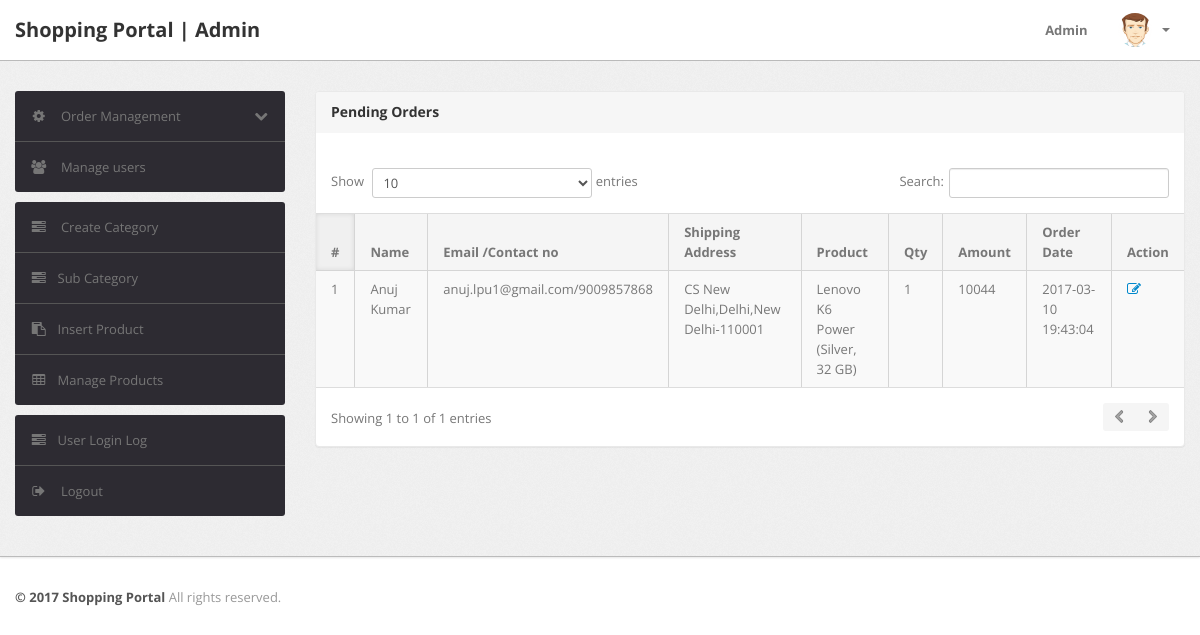
The app's page /shopping/shopping/admin/delivered-orders.php (signed in) with its own data.
### tables this page shows
CREATE TABLE `orders` (
  `id` int(11) NOT NULL,
  `userId` int(11) DEFAULT NULL,
  `productId` varchar(255) DEFAULT NULL,
  `quantity` int(11) DEFAULT NULL,
  `orderDate` timestamp NOT NULL DEFAULT CURRENT_TIMESTAMP,
  `paymentMethod` varchar(50) DEFAULT NULL,
  `orderStatus` varchar(55) DEFAULT NULL
);

CREATE TABLE `users` (
  `id` int(11) NOT NULL,
  `name` varchar(255) DEFAULT NULL,
  `email` varchar(255) DEFAULT NULL,
  `contactno` bigint(11) DEFAULT NULL,
  `password` varchar(255) DEFAULT NULL,
  `shippingAddress` longtext,
  `shippingState` varchar(255) DEFAULT NULL,
  `shippingCity` varchar(255) DEFAULT NULL,
  `shippingPincode` int(11) DEFAULT NULL,
  `billingAddress` longtext,
  `billingState` varchar(255) DEFAULT NULL,
  `billingCity` varchar(255) DEFAULT NULL,
  `billingPincode` int(11) DEFAULT NULL,
  `regDate` timestamp NOT NULL DEFAULT CURRENT_TIMESTAMP,
  `updationDate` varchar(255) DEFAULT NULL
);

CREATE TABLE `products` (
  `id` int(11) NOT NULL,
  `category` int(11) NOT NULL,
  `subCategory` int(11) DEFAULT NULL,
  `productName` varchar(255) DEFAULT NULL,
  `productCompany` varchar(255) DEFAULT NULL,
  `productPrice` int(11) DEFAULT NULL,
  `productPriceBeforeDiscount` int(11) DEFAULT NULL,
  `productDescription` longtext,
  `productImage1` varchar(255) DEFAULT NULL,
  `productImage2` varchar(255) DEFAULT NULL,
  `productImage3` varchar(255) DEFAULT NULL,
  `shippingCharge` int(11) DEFAULT NULL,
  `productAvailability` varchar(255) DEFAULT NULL,
  `postingDate` timestamp NULL DEFAULT CURRENT_TIMESTAMP,
  `updationDate` varchar(255) DEFAULT NULL
);

### shopping/shopping/admin/delivered-orders.php (the view, shortened to what this page needs)
<?php session_start();
include('include/config.php');
if(strlen($_SESSION['alogin'])==0)
	{
header('location:index.php');
}
else{
?>
<!DOCTYPE html>
<html lang="en">
<head>
	<link type="text/css" href="bootstrap/css/bootstrap.min.css" rel="stylesheet">
	<link type="text/css" href="bootstrap/css/bootstrap-responsive.min.css" rel="stylesheet">
	<link type="text/css" href="css/theme.css" rel="stylesheet">
	<link type="text/css" href="images/icons/css/font-awesome.css" rel="stylesheet">
</head>
<body>
<?php include('include/header.php');?>
	<div class="wrapper">
		<div class="container">
			<div class="row">
<?php include('include/sidebar.php');?>
			<div class="span9">
					<div class="content">
	<div class="module">
							<div class="module-head">
								<h3>Pending Orders</h3>
							</div>
							<div class="module-body table">
									<br />
								<table cellpadding="0" cellspacing="0" border="0" class="datatable-1 table table-bordered table-striped	 display table-responsive" >
									<thead>
										<tr>
											<th>#</th>
											<th> Name</th>
											<th width="50">Email /Contact no</th>
											<th>Shipping Address</th>
											<th>Product </th>
											<th>Qty </th>
											<th>Amount </th>
											<th>Order Date</th>
											<th>Action</th>
										</tr>
									</thead>
<tbody>
<?php
$st='Delivered';
$query=mysqli_query($con,"select users.name as username,users.email as useremail,users.contactno as usercontact,users.shippingAddress as shippingaddress,users.shippingCity as shippingcity,users.shippingState as shippingstate,users.shippingPincode as shippingpincode,products.productName as productname,products.shippingCharge as shippingcharge,orders.quantity as quantity,orders.orderDate as orderdate,products.productPrice as productprice,orders.id as id  from orders join users on  orders.userId=users.id join products on products.id=orders.productId where orders.orderStatus='$st'");
$cnt=1;
while($row=mysqli_fetch_array($query))
{
?>
										<tr>
											<td><?php echo htmlentities($cnt);?></td>
											<td><?php echo htmlentities($row['username']);?></td>
											<td><?php echo htmlentities($row['useremail']);?>/<?php echo htmlentities($row['usercontact']);?></td>
											<td><?php echo htmlentities($row['shippingaddress'].",".$row['shippingcity'].",".$row['shippingstate']."-".$row['shippingpincode']);?></td>
											<td><?php echo htmlentities($row['productname']);?></td>
											<td><?php echo htmlentities($row['quantity']);?></td>
											<td><?php echo htmlentities($row['quantity']*$row['productprice']+$row['shippingcharge']);?></td>
											<td><?php echo htmlentities($row['orderdate']);?></td>
											<td>    <a href="updateorder.php?oid=<?php echo htmlentities($row['id']);?>" title="Update order" target="_blank"><i class="icon-edit"></i></a>
											</td>
											</tr>
										<?php $cnt=$cnt+1; } ?>
										</tbody>
								</table>
							</div>
						</div>
					</div>
				</div>
			</div>
		</div>
	</div>
<?php include('include/footer.php');?>
</body>
<?php } ?>

### records on screen
orders: userId.name "Anuj Kumar", userId.email "anuj.lpu1@gmail.com", userId.contactno "9009857868", userId.shippingPincode "CS New Delhi,Delhi,New Delhi-110001", productId.productName "Lenovo K6 Power (Silver, 32 GB)", quantity "1", $row['quantity']*$row['productprice']+$row['shippingcharge'] "10044", orderDate "2017-03-10 19:43:04"
